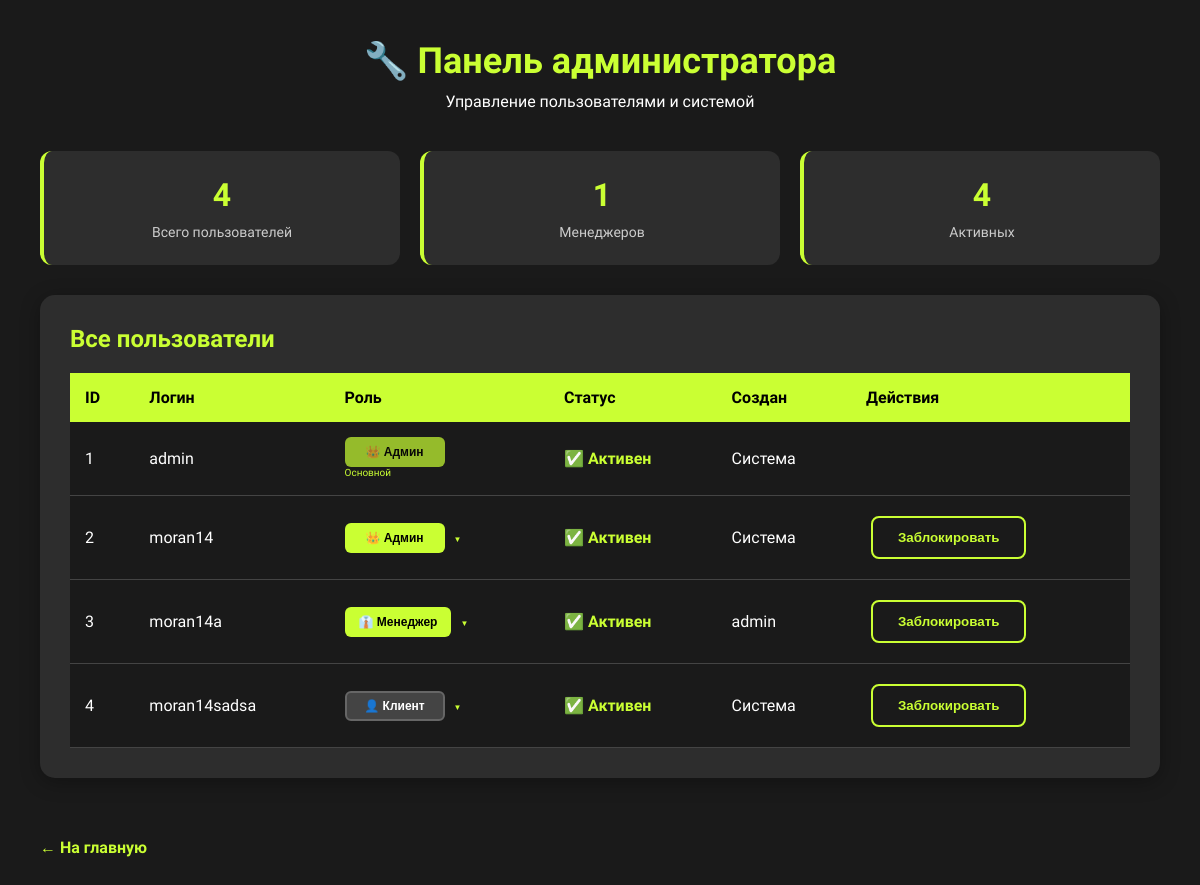
The page /admin (signed in) on the database its author committed.
### app.py (models this page shows)
class User(db.Model):
    id = db.Column(db.Integer, primary_key=True)
    username = db.Column(db.String(150), unique=True, nullable=False)
    password = db.Column(db.String(150), nullable=False)
    role = db.Column(db.String(20), default='client')  # client, manager, admin
    is_active = db.Column(db.Boolean, default=True)
    created_by = db.Column(db.String(150))  # Кто создал аккаунт (для менеджеров)

### app.py (the view)
@app.route('/admin')
def admin_panel():
    if session.get('role') != 'admin':
        flash("Доступ запрещен!", "error")
        return redirect(url_for('index'))
    users = User.query.all()
    return render_template('admin.html', users=users)

### templates/admin.html (shortened to what this page needs)
<!DOCTYPE html>
<html lang="ru">
<head>
    <link rel="stylesheet" href="{{ url_for('static', filename='css/main.css') }}">
</head>
<body>
    <div class="admin-container">
        <div class="admin-header">
            <h1>🔧 Панель администратора</h1>
            <p>Управление пользователями и системой</p>
        </div>
        <div class="admin-stats">
            <div class="stat-card">
                <div class="stat-number">{{ users|length }}</div>
                <div class="stat-label">Всего пользователей</div>
            </div>
            <div class="stat-card">
                <div class="stat-number">{{ users|selectattr("role", "equalto", "manager")|list|length }}</div>
                <div class="stat-label">Менеджеров</div>
            </div>
            <div class="stat-card">
                <div class="stat-number">{{ users|selectattr("is_active")|list|length }}</div>
                <div class="stat-label">Активных</div>
            </div>
        </div>
        <div class="admin-section">
            <h2>Все пользователи</h2>
            <table class="admin-table">
                <tr>
                    <th>ID</th>
                    <th>Логин</th>
                    <th>Роль</th>
                    <th>Статус</th>
                    <th>Создан</th>
                    <th>Действия</th>
                </tr>
                {% for user in users %}
                <tr>
                    <td>{{ user.id }}</td>
                    <td>{{ user.username }}</td>
                    <td>
                        <div class="role-dropdown {% if user.username != 'admin' %}has-arrow{% endif %}">
                            {% if user.role == 'admin' %}
                                {% if user.username == 'admin' %}
                                <button class="role-btn admin" disabled>👑 Админ</button>
                                <small style="display: block; color: #CAFF33; font-size: 10px;">Основной</small>
                                {% else %}
                                <button class="role-btn admin" onclick="toggleRoleMenu(this)">👑 Админ</button>
                                {% endif %}
                            {% elif user.role == 'manager' %}
                            <button class="role-btn manager" onclick="toggleRoleMenu(this)">👔 Менеджер</button>
                            {% else %}
                            <button class="role-btn client" onclick="toggleRoleMenu(this)">👤 Клиент</button>
                            {% endif %}
                        </div>
                    </td>
                    <td>
                        {% if user.is_active %}
                        <span class="status-active">✅ Активен</span>
                        {% else %}
                        <span class="status-inactive">❌ Заблокирован</span>
                        {% endif %}
                    </td>
                    <td>{{ user.created_by or 'Система' }}</td>
                    <td>
                        {% if user.role != 'admin' or user.username != 'admin' %}
                        <form action="{{ url_for('toggle_user') }}" method="POST" style="display:inline;">
                            <button type="submit" class="admin-btn secondary" {% if user.username == 'admin' %}disabled{% endif %}>
                                {% if user.is_active %}Заблокировать{% else %}Активировать{% endif %}
                            </button>
                        </form>
                        {% endif %}
                    </td>
                </tr>
                {% endfor %}
            </table>
        </div>
        <a href="{{ url_for('index') }}" class="admin-back">← На главную</a>
    </div>
</body>
</html>

### static/css/main.css (style rules this page uses)
* { margin: 0; padding: 0; }
body { font-family: 'Raleway', sans-serif; font-weight: 400; font-size: 16px; margin: 0; background: url("/static/img/Abstract\ violet\ gradient\ backdrop\ for\ your\ eco-themed\ graphic\ design_\ 1.png") center/cover no-repeat fixed; color: #fff; }
a { text-decoration: none; }
.admin-container { background: #1a1a1a; min-height: 100vh; padding: 40px; color: #fff; }
.admin-section { background: #2d2d2d; padding: 30px; border-radius: 15px; margin-bottom: 30px; box-shadow: 0 4px 20px rgba(0,0,0,0.3); }
.admin-section h2 { color: #CAFF33; font-size: 24px; margin-bottom: 20px; font-weight: 600; }
.admin-btn { background: #CAFF33; color: #000; border: 2px solid transparent; padding: 12px 25px; border-radius: 8px; font-weight: 600; cursor: pointer; transition: 0.3s; margin: 5px; }
.admin-btn.secondary { background: transparent; color: #CAFF33; border: 2px solid #CAFF33; }
.admin-table { width: 100%; border-collapse: collapse; margin-top: 20px; }
.admin-table th { background: #CAFF33; color: #000; padding: 15px; text-align: left; font-weight: 600; }
.admin-table td { padding: 15px; border-bottom: 1px solid #444; background: #1a1a1a; }
.status-active { color: #CAFF33; font-weight: 600; }
.admin-header { text-align: center; margin-bottom: 40px; }
.admin-header h1 { color: #CAFF33; font-size: 36px; margin-bottom: 10px; }
.admin-back { display: inline-block; margin-top: 30px; color: #CAFF33; text-decoration: none; font-weight: 600; transition: 0.3s; }
.admin-stats { display: grid; grid-template-columns: repeat(auto-fit, minmax(200px, 1fr)); gap: 20px; margin-bottom: 30px; }
.stat-card { background: #2d2d2d; padding: 25px; border-radius: 12px; text-align: center; border-left: 4px solid #CAFF33; }
.stat-number { font-size: 32px; font-weight: 700; color: #CAFF33; margin-bottom: 10px; }
.stat-label { color: #ccc; font-size: 14px; }
.role-dropdown { position: relative; display: inline-block; }
.role-btn { padding: 6px 12px; border: 2px solid transparent; border-radius: 6px; font-size: 12px; font-weight: 600; cursor: pointer; transition: all 0.3s ease; min-width: 100px; text-align: center; }
.role-btn.admin { background: #CAFF33; color: #000; }
.role-btn.manager { background: #CAFF33; color: #000; }
.role-btn.client { background: #444; color: #fff; border: 2px solid #666; }
.role-dropdown::after { content: '▼'; font-size: 8px; margin-left: 5px; color: #CAFF33; display: inline-block; transition: transform 0.3s ease; }
.role-btn:disabled { opacity: 0.7; cursor: not-allowed; transform: none !important; }
.role-dropdown.has-arrow::after { content: '▼'; font-size: 8px; margin-left: 5px; color: #CAFF33; display: inline-block; transition: transform 0.3s ease; }
.role-dropdown:not(.has-arrow)::after { display: none; }

### rows shown on the page
User: id "1", username "admin", role "👑 Админ", is_active "✅ Активен", created_by "Система"
User: id "2", username "moran14", role "👑 Админ", is_active "✅ Активен", created_by "Система"
User: id "3", username "moran14a", role "👔 Менеджер", is_active "✅ Активен", created_by "admin"
User: id "4", username "moran14sadsa", role "👤 Клиент", is_active "✅ Активен", created_by "Система"

### other values the page prints
{{ users|length }} "4"
{{ users|selectattr("role", "equalto", "manager")|list|length }} "1"
{{ users|selectattr("is_active")|list|length }} "4"
